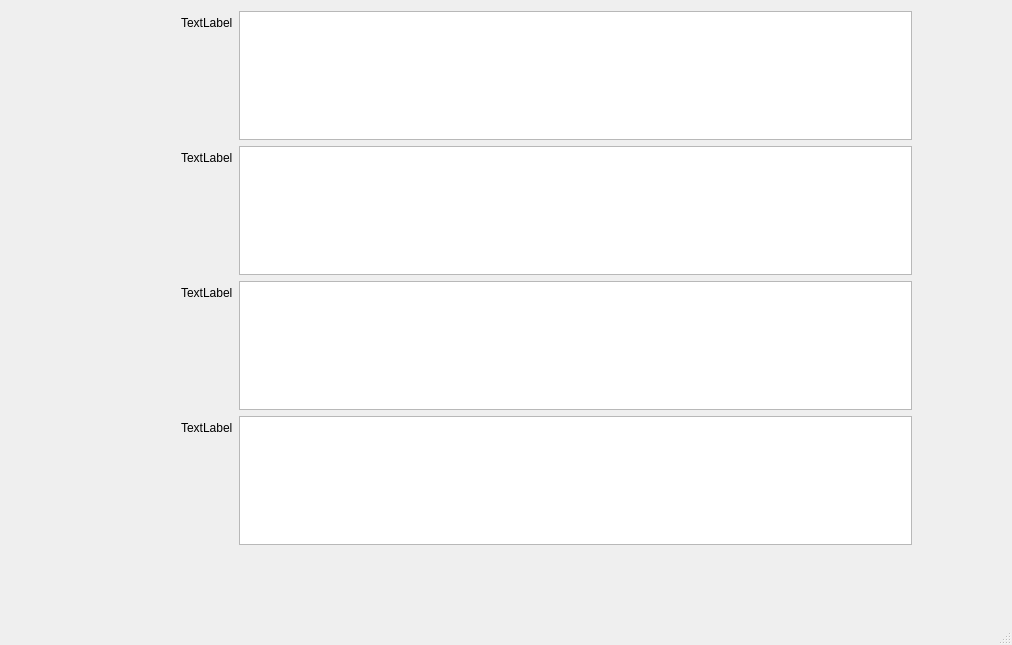
<?xml version="1.0" encoding="UTF-8"?>
<ui version="4.0">
 <class>MainWindow</class>
 <widget class="QMainWindow" name="MainWindow">
  <property name="geometry">
   <rect>
    <x>0</x>
    <y>0</y>
    <width>1012</width>
    <height>645</height>
   </rect>
  </property>
  <property name="windowTitle">
   <string>MainWindow</string>
  </property>
  <widget class="QWidget" name="centralwidget">
   <widget class="QWidget" name="">
    <property name="geometry">
     <rect>
      <x>181</x>
      <y>11</y>
      <width>731</width>
      <height>534</height>
     </rect>
    </property>
    <layout class="QFormLayout" name="formLayout">
     <item row="0" column="0">
      <widget class="QLabel" name="label">
       <property name="text">
        <string>TextLabel</string>
       </property>
      </widget>
     </item>
     <item row="0" column="1">
      <widget class="QTextEdit" name="textEdit_5"/>
     </item>
     <item row="1" column="0">
      <widget class="QLabel" name="label_2">
       <property name="text">
        <string>TextLabel</string>
       </property>
      </widget>
     </item>
     <item row="3" column="0">
      <widget class="QLabel" name="label_3">
       <property name="text">
        <string>TextLabel</string>
       </property>
      </widget>
     </item>
     <item row="3" column="1">
      <widget class="QTextEdit" name="textEdit_6"/>
     </item>
     <item row="4" column="0">
      <widget class="QLabel" name="label_4">
       <property name="text">
        <string>TextLabel</string>
       </property>
      </widget>
     </item>
     <item row="4" column="1">
      <widget class="QTextEdit" name="textEdit_4"/>
     </item>
     <item row="1" column="1">
      <widget class="QTextEdit" name="textEdit_7"/>
     </item>
    </layout>
   </widget>
  </widget>
  <widget class="QMenuBar" name="menubar">
   <property name="geometry">
    <rect>
     <x>0</x>
     <y>0</y>
     <width>1012</width>
     <height>34</height>
    </rect>
   </property>
  </widget>
  <widget class="QStatusBar" name="statusbar"/>
 </widget>
 <resources/>
 <connections/>
</ui>
